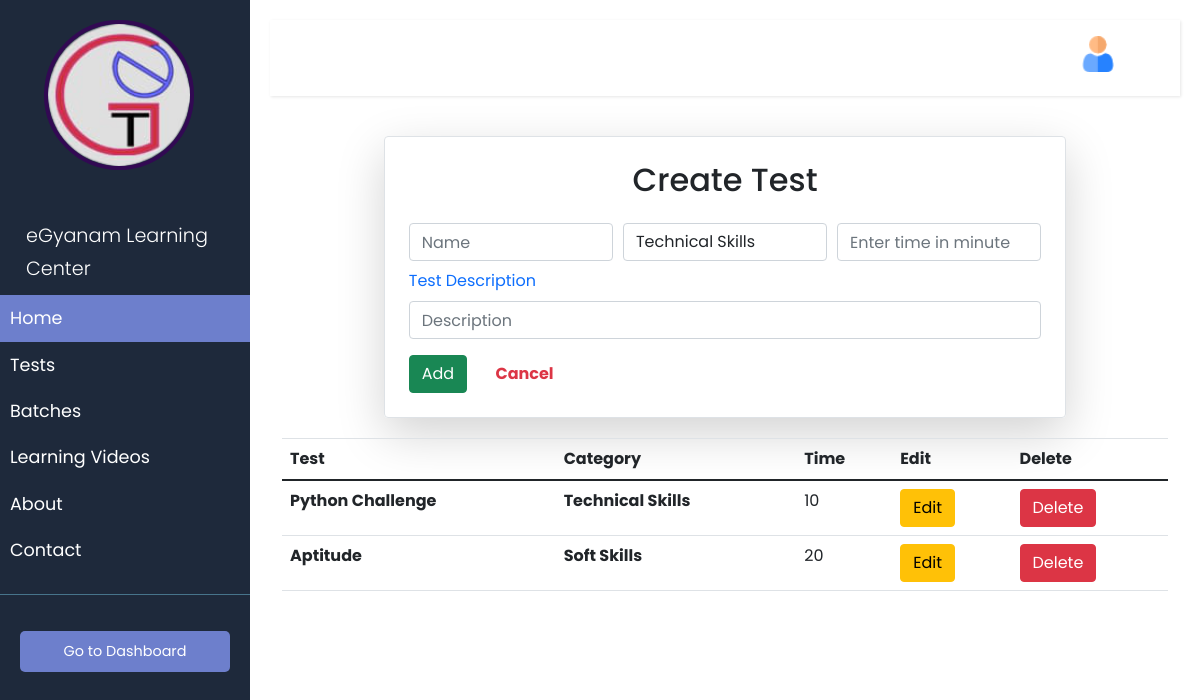
Screenshot of /organizer_dashboard/addtest (signed in) with the database file from the repository.
### quizapp/models.py (models this page shows, shortened)
class Test(models.Model):
    external_id = models.UUIDField(default=uuid.uuid4, editable=False, unique=True)
    user = models.ForeignKey(User, on_delete=models.CASCADE)
    name = models.CharField(max_length=200)
    category = models.CharField(max_length=200)
    description = models.CharField(max_length=200)
    active = models.BooleanField(default=True)
    test_time = models.CharField(max_length=3, default=None)

### organizer_dashboard/views.py (the view, shortened to what this page needs)
# urls.py: path('addtest',views.addtest,name='addtest'),
def addtest(request):
    username = request.user
    user = User.objects.get(username=username)
    profile = Profile.objects.get(user=user)
    tests = Test.objects.filter(user=user)
    context = {"tests":tests, 'profile':profile}
    return render(request,'organizer_dashboard/addtestForm.html', context)

### organizer_dashboard/templates/organizer_dashboard/addtestForm.html (shortened to what this page needs)
{% load static %}
<!doctype html>
<html lang="en">
<head>
    <link rel="stylesheet" href="https://stackpath.bootstrapcdn.com/bootstrap/4.3.1/css/bootstrap.min.css"
>
</head>
<body>
    {% include 'main.html' %}
    {% include "quizapp/header.html" %}
<div class="container w-75 border mt-2 p-4 rounded rounded-lg shadow-lg">
  {% if test %}
    <h2 class="h2 text-center mb-4">Update Test</h2>
    <form method="POST" action="{% url 'edit-test' id=test.external_id %}">
    {% else %}
    <h2 class="h2 text-center mb-4">Create Test</h2>
    <form method="POST" action="{% url 'addtest' %}">
  {%endif%}
     <div class="form-row">
       <div class="col">
         <input type="text" class="form-control" name="name" placeholder="Name" value="{{test.name}}">
       </div>
       <div class="col">
          <select class="form-control" name ="category">
            {% if test.category == "Soft Skills" %}
              <option value="Soft Skills" selected>Soft Skills</option>
              <option value="Technical Skills">Technical Skills</option>
            {% else %}
              <option value="Technical Skills" selected>Technical Skills</option>
            {% endif %}
          </select>
      </div>
       <div class="col">
         <input type="text" class="form-control" name="time" placeholder="Enter time in minute" value="{{test.test_time}}">
       </div>
     </div>
     <div class="form-group mt-2">
       <label for="exampleFormControlTextarea1" class="text-primary">Test Description</label>
       <input type="text" class="form-control" name="desc" placeholder="Description" value="{{test.description}}">
     </div>
     {% if test %}
     <button type="submit" class="btn btn-success">Update</button>
     {% else %}
     <button type="submit" class="btn btn-success">Add</button>
     {% endif %}
     <a href="{% url 'o_dashboard' %}" class="text-danger m-4"><strong>Cancel</strong> </a>
   </form>
</div>
<div class="container" style="margin-top: 20px;">
  <table class="table">
    <thead>
      <tr>
        <th scope="col">Test</th>
        <th scope="col">Category</th>
        <th scope="col">Time</th>
        <th scope="col">Edit</th>
        <th scope="col">Delete</th>
      </tr>
    </thead>
    <tbody>
        {% for test in tests %}
      <tr>
        <th scope="row">{{test.name}}</th>
        <th scope="row">{{test.category}}</th>
        <td>{{test.test_time}}</td>
        <td><a href="{% url 'edit-test' id=test.external_id %}"><button class="btn btn-warning">Edit</button></a></td>
        <td><a href="{% url 'delete-test' id=test.external_id %}"><button class="btn btn-danger">Delete</button></a></td>
      </tr>
      {%endfor%}
    </tbody>
  </table>
  </div>
  </body>
  </html>

### quizapp/static/css/main.css (style rules this page uses)
body { font-family: 'Poppins', sans-serif; background: #fafafa; }
a, a:hover, a:focus { color: inherit; text-decoration: none; transition: all 0.3s; }

### quizapp/static/css/headerstyle.css (style rules this page uses)
* { margin: 0; padding: 0; font-family: 'Poppins',sans-serif; text-decoration: none; }
a { text-decoration: none; }

### rows the page displays
Test: name "Python Challenge", category "Technical Skills", test_time "10"
Test: name "Aptitude", category "Soft Skills", test_time "20"
